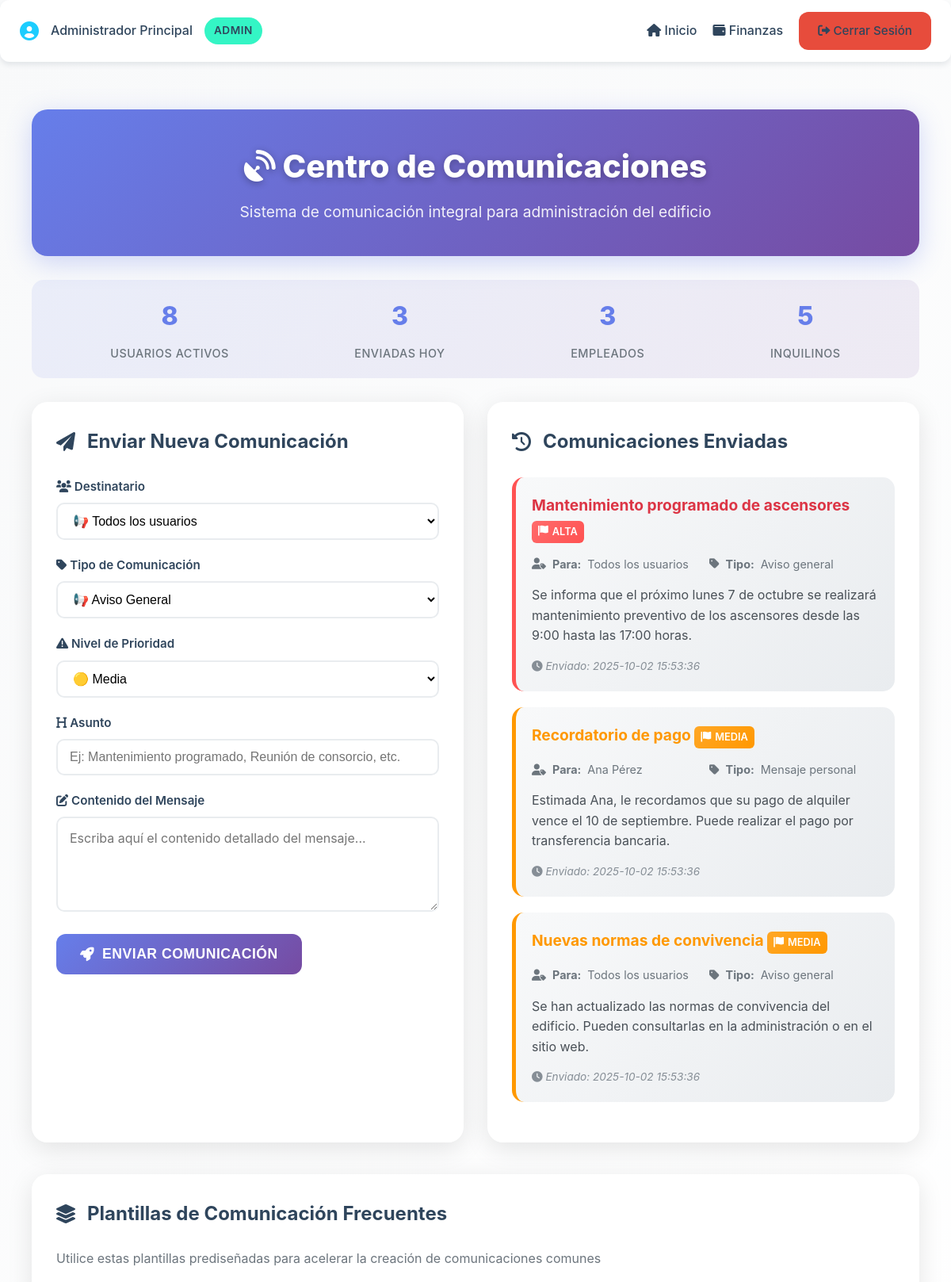
Page /views/admin/comunicacion.php (signed in, upper part) on the earlier database version.
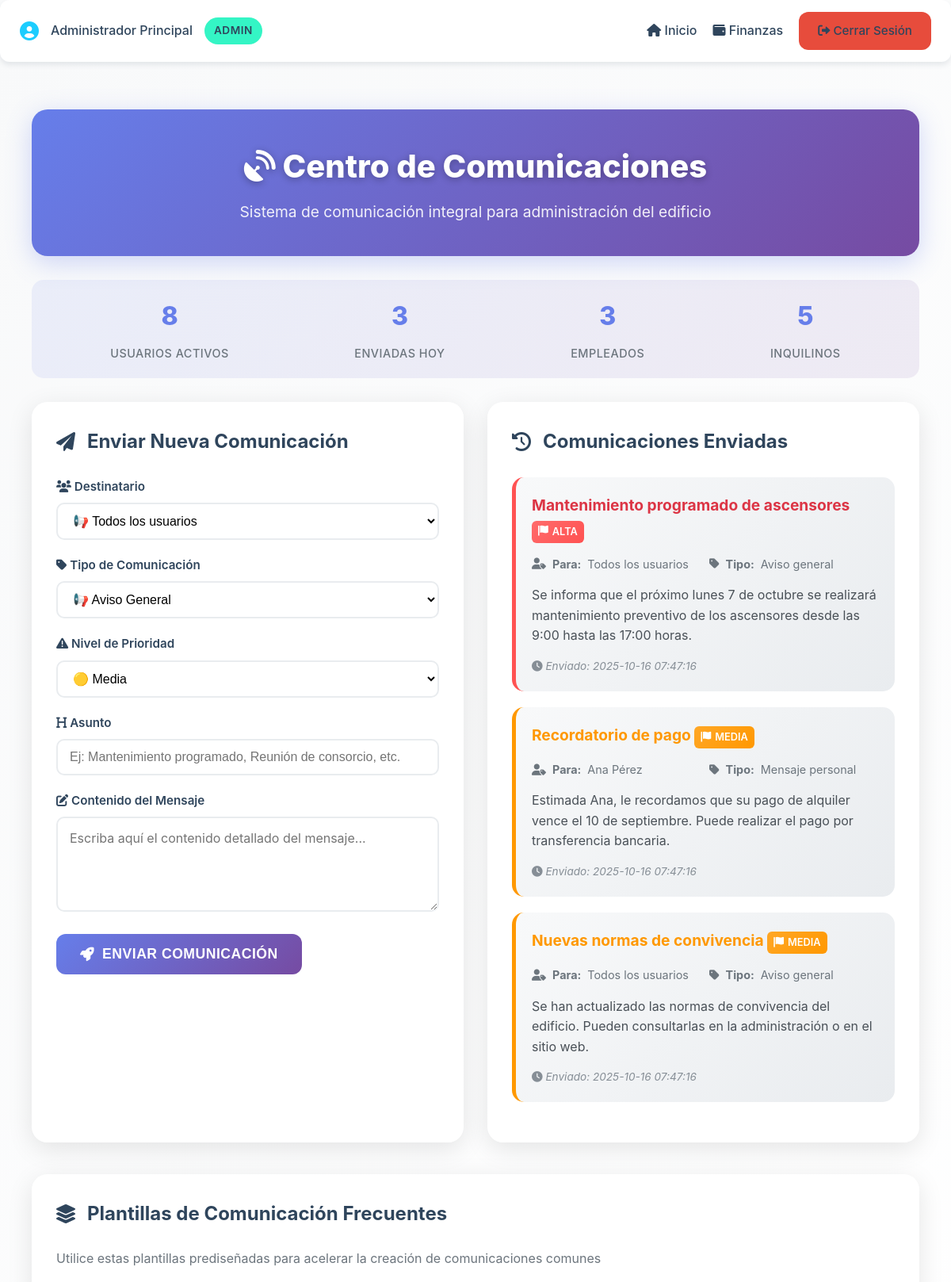
Same page on the later database version.
### tables this page shows
CREATE TABLE `comunicacion` (
  `id` bigint(20) UNSIGNED NOT NULL,
  `remitente_id` bigint(20) UNSIGNED NOT NULL,
  `destinatario_id` bigint(20) UNSIGNED DEFAULT NULL,
  `asunto` varchar(200) NOT NULL,
  `mensaje` text NOT NULL,
  `tipo` enum('aviso_general','mensaje_personal','notificacion') NOT NULL DEFAULT 'mensaje_personal',
  `prioridad` enum('baja','media','alta') NOT NULL DEFAULT 'media',
  `leido` tinyint(1) NOT NULL DEFAULT 0,
  `created_at` timestamp NULL DEFAULT NULL,
  `updated_at` timestamp NULL DEFAULT NULL
);

CREATE TABLE `users` (
  `id` bigint(20) UNSIGNED NOT NULL,
  `name` varchar(255) NOT NULL,
  `email` varchar(255) NOT NULL,
  `email_verified_at` timestamp NULL DEFAULT NULL,
  `password` varchar(255) NOT NULL,
  `role` enum('admin','empleado','inquilino') NOT NULL DEFAULT 'inquilino',
  `remember_token` varchar(100) DEFAULT NULL,
  `created_at` timestamp NULL DEFAULT NULL,
  `updated_at` timestamp NULL DEFAULT NULL
);

### views/admin/comunicacion.php (the view, shortened to what this page needs)
<?php
require_once '../../includes/header.php';
$database = new Database();
$db = $database->getConnection();
try {
    $query = "SELECT id, name, email, role FROM users WHERE role IN ('empleado', 'inquilino') ORDER BY role, name";
    $stmt = $db->prepare($query);
    $stmt->execute();
    $usuarios = $stmt->fetchAll(PDO::FETCH_ASSOC);
    $query = "SELECT c.*, u.name as destinatario_nombre
              FROM comunicacion c
              LEFT JOIN users u ON c.destinatario_id = u.id
              WHERE c.remitente_id = :user_id
              ORDER BY c.created_at DESC LIMIT 10";
    $stmt = $db->prepare($query);
    $stmt->bindParam(':user_id', $_SESSION['user_id']);
    $stmt->execute();
    $comunicaciones_enviadas = $stmt->fetchAll(PDO::FETCH_ASSOC);
} catch (PDOException $e) {
    $message = '<div style="color: red;">Error al cargar datos: ' . $e->getMessage() . '</div>';
}
?>
<div class="communications-dashboard">
    <div class="comm-header">
        <h1><i class="fas fa-satellite-dish"></i> Centro de Comunicaciones</h1>
        <p>Sistema de comunicación integral para administración del edificio</p>
    </div>
    <div class="stats-bar">
        <div class="stat-item">
            <span class="stat-number"><?php echo count($usuarios); ?></span>
            <div class="stat-label">Usuarios Activos</div>
        </div>
        <div class="stat-item">
            <span class="stat-number"><?php echo count($comunicaciones_enviadas); ?></span>
            <div class="stat-label">Enviadas Hoy</div>
        </div>
        <div class="stat-item">
            <span class="stat-number"><?php echo count(array_filter($usuarios, fn($u) => $u['role'] == 'empleado')); ?></span>
            <div class="stat-label">Empleados</div>
        </div>
        <div class="stat-item">
            <span class="stat-number"><?php echo count(array_filter($usuarios, fn($u) => $u['role'] == 'inquilino')); ?></span>
            <div class="stat-label">Inquilinos</div>
        </div>
    </div>
    <div class="comm-main-grid">
        <div class="comm-section">
            <h2 class="section-title">
                <i class="fas fa-paper-plane"></i>
                Enviar Nueva Comunicación
            </h2>
            <form method="POST" action="">
                <div class="form-group">
                    <label for="destinatario_id">
                        <i class="fas fa-users"></i> Destinatario
                    </label>
                    <select id="destinatario_id" name="destinatario_id" required class="select-control">
                        <option value="todos">📢 Todos los usuarios</option>
                    </select>
                </div>
                <div class="form-group">
                    <label for="tipo">
                        <i class="fas fa-tag"></i> Tipo de Comunicación
                    </label>
                    <select id="tipo" name="tipo" required class="select-control">
                        <option value="aviso_general">📢 Aviso General</option>
                    </select>
                </div>
                <div class="form-group">
                    <label for="prioridad">
                        <i class="fas fa-exclamation-triangle"></i> Nivel de Prioridad
                    </label>
                    <select id="prioridad" name="prioridad" required class="select-control">
                        <option value="media" selected>🟡 Media</option>
                    </select>
                </div>
                <div class="form-group">
                    <label for="asunto">
                        <i class="fas fa-heading"></i> Asunto
                    </label>
                    <input type="text" id="asunto" name="asunto" required class="form-control"
                           placeholder="Ej: Mantenimiento programado, Reunión de consorcio, etc.">
                </div>
                <div class="form-group">
                    <label for="mensaje">
                        <i class="fas fa-edit"></i> Contenido del Mensaje
                    </label>
                    <textarea id="mensaje" name="mensaje" required class="textarea-control"
                              placeholder="Escriba aquí el contenido detallado del mensaje..."></textarea>
                </div>
                <button type="submit" name="enviar_comunicacion" class="btn-send">
                    <i class="fas fa-rocket"></i>
                    Enviar Comunicación
                </button>
            </form>
        </div>
        <div class="comm-section">
            <h2 class="section-title">
                <i class="fas fa-history"></i>
                Comunicaciones Enviadas
            </h2>
            <?php if (!empty($comunicaciones_enviadas)): ?>
                <?php foreach ($comunicaciones_enviadas as $comunicacion): ?>
                    <div class="comm-card priority-<?php echo $comunicacion['prioridad']; ?>">
                        <div class="comm-title" style="color: <?php
                            echo $comunicacion['prioridad'] == 'alta' ? '#dc3545' :
                                ($comunicacion['prioridad'] == 'media' ? '#ff9800' : '#28a745');
                        ?>;">
                            <?php echo htmlspecialchars($comunicacion['asunto']); ?>
                            <span class="priority-indicator priority-<?php echo $comunicacion['prioridad']; ?>">
                                <i class="fas fa-flag"></i>
                                <?php echo ucfirst($comunicacion['prioridad']); ?>
                            </span>
                        </div>
                        <div class="comm-meta">
                            <div class="meta-item">
                                <i class="fas fa-user-tag"></i>
                                <strong>Para:</strong>
                                <?php echo $comunicacion['destinatario_nombre'] ? htmlspecialchars($comunicacion['destinatario_nombre']) : 'Todos los usuarios'; ?>
                            </div>
                            <div class="meta-item">
                                <i class="fas fa-tag"></i>
                                <strong>Tipo:</strong> <?php echo str_replace('_', ' ', ucfirst($comunicacion['tipo'])); ?>
                            </div>
                        </div>
                        <div class="comm-content">
                            <?php echo htmlspecialchars(substr($comunicacion['mensaje'], 0, 150)); ?><?php echo strlen($comunicacion['mensaje']) > 150 ? '...' : ''; ?>
                        </div>
                        <div class="comm-timestamp">
                            <i class="fas fa-clock"></i>
                            Enviado: <?php echo $comunicacion['created_at']; ?>
                        </div>
                    </div>
                <?php endforeach; ?>
            <?php endif; ?>
        </div>
    </div>
    <div class="templates-section">
        <h2 class="section-title">
            <i class="fas fa-layer-group"></i>
            Plantillas de Comunicación Frecuentes
        </h2>
        <p style="color: #6c757d; margin-bottom: 0;">Utilice estas plantillas prediseñadas para acelerar la creación de comunicaciones comunes</p>
    </div>
</div>
</body>
</html>

### includes/header.php (shortened to what this page needs)
<?php
function getCSSPath() {
    $currentPath = $_SERVER['SCRIPT_NAME'];
    $levels = substr_count($currentPath, '/') - 2;
    $basePath = str_repeat('../', max(0, $levels));
    return $basePath . 'assets/css/style.css';
}
function getUserClass() {
    if (isset($_SESSION['role'])) {
        return 'user-' . $_SESSION['role'];
    }
    return 'user-guest';
}
?>
<!DOCTYPE html>
<html lang="es">
<head>
    <link rel="stylesheet" href="<?php echo getCSSPath(); ?>">
    <link href="https://cdnjs.cloudflare.com/ajax/libs/font-awesome/6.0.0/css/all.min.css" rel="stylesheet">
</head>
<body class="<?php echo getUserClass(); ?>"><?php if (isset($_SESSION['user_name'])): ?>
    <div class="top-nav">
        <div class="user-info">
            <i class="fas fa-user-circle" style="font-size: 1.5rem; color: var(--primary-blue);"></i>
            <span><?php echo htmlspecialchars($_SESSION['user_name']); ?></span>
            <span class="status-badge status-active"><?php echo ucfirst($_SESSION['role']); ?></span>
        </div>
        <div class="nav-links">
            <?php
            $basePath = str_repeat('../', max(0, substr_count($_SERVER['SCRIPT_NAME'], '/') - 2));
            $dashboard_link = '';
            switch($_SESSION['role']) {
                case 'admin':
                    $dashboard_link = $basePath . 'views/admin/dashboard.php';
                    break;
            }
            $overdue_link = '';
            if (isset($_SESSION['role']) && $_SESSION['role'] === 'admin') {
                $overdue_link = $basePath . 'finanzas.php';
            }
            ?>
            <a href="<?php echo $dashboard_link; ?>"><i class="fas fa-home"></i> Inicio</a>
            <?php if (!empty($overdue_link)): ?>
                <a href="<?php echo $overdue_link; ?>"><i class="fas fa-wallet"></i> Finanzas</a>
            <?php endif; ?>
            <a href="<?php echo $basePath . 'logout.php'; ?>" class="btn btn-danger">
                <i class="fas fa-sign-out-alt"></i> Cerrar Sesión
            </a>
        </div>
    </div>
<?php endif; ?>
<div class="container">

### assets/css/style.css (style rules this page uses)
:root { --primary-blue: #1DCDFE; --secondary-green: #21D0B2; --accent-mint: #34F5C5; --dark-blue: #2F455C; --white: #ffffff; --light-gray: #f8f9fa; --gray: #e9ecef; --dark-gray: #6c757d; --border-radius: 12px; --shadow: 0 4px 6px rgba(47, 69, 92, 0.1); --shadow-hover: 0 8px 25px rgba(47, 69, 92, 0.15); --transition: all 0.3s ease; }
* { margin: 0; padding: 0; box-sizing: border-box; }
body { font-family: -apple-system, BlinkMacSystemFont, 'Segoe UI', Roboto, 'Helvetica Neue', Arial, sans-serif; line-height: 1.6; color: var(--dark-blue); background: linear-gradient(135deg, var(--light-gray) 0%, #ffffff 100%); min-height: 100vh; }
.container { max-width: 1200px; margin: 0 auto; padding: 20px; }
.stat-number { font-size: 2.5rem; font-weight: 700; margin-bottom: 10px; }
.stat-label { color: var(--dark-gray); font-weight: 500; text-transform: uppercase; letter-spacing: 0.5px; font-size: 0.9rem; }
.btn { display: inline-block; padding: 12px 24px; border-radius: var(--border-radius); text-decoration: none; font-weight: 600; transition: var(--transition); border: none; cursor: pointer; font-size: 0.95rem; text-align: center; }
.btn-danger { background: #e74c3c; color: white; }
.top-nav { background: white; padding: 15px 25px; border-radius: var(--border-radius); margin-bottom: 20px; box-shadow: var(--shadow); display: flex; justify-content: space-between; align-items: center; }
.nav-links { display: flex; gap: 20px; align-items: center; }
.nav-links a { color: var(--dark-blue); text-decoration: none; font-weight: 500; transition: var(--transition); }
.user-info { display: flex; align-items: center; gap: 15px; color: var(--dark-blue); font-weight: 500; }
.form-group { margin-bottom: 20px; }
.form-group label { display: block; margin-bottom: 8px; font-weight: 600; color: var(--dark-blue); }
.form-control { width: 100%; padding: 12px 16px; border: 2px solid var(--gray); border-radius: var(--border-radius); font-size: 1rem; transition: var(--transition); }
.status-badge { padding: 6px 12px; border-radius: 20px; font-size: 0.85rem; font-weight: 600; text-transform: uppercase; letter-spacing: 0.5px; }
.status-active { background-color: var(--accent-mint); color: var(--dark-blue); }

Differences in the rows shown:
changed comunicacion "Mantenimiento programado de ascensores": created_at "2025-10-02 15:53:36" → "2025-10-16 07:47:16"
changed comunicacion "Recordatorio de pago": created_at "2025-10-02 15:53:36" → "2025-10-16 07:47:16"
changed comunicacion "Nuevas normas de convivencia": created_at "2025-10-02 15:53:36" → "2025-10-16 07:47:16"
